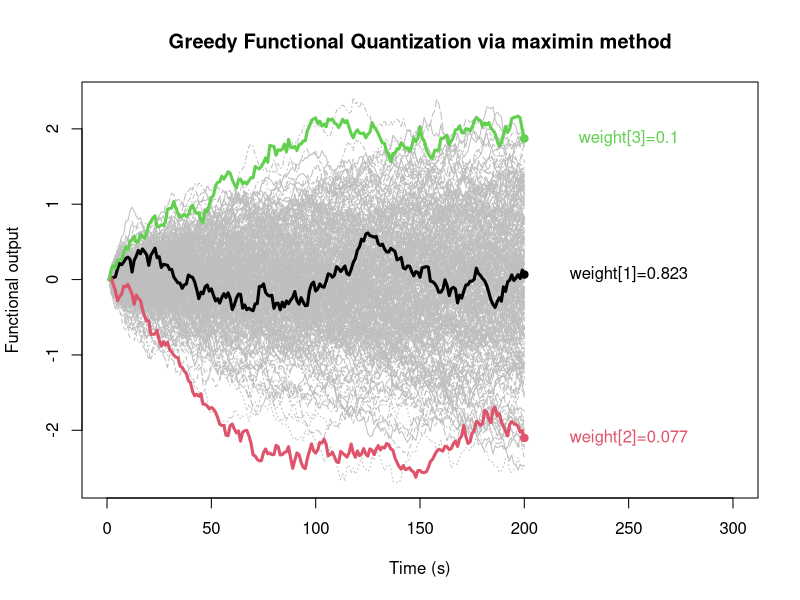
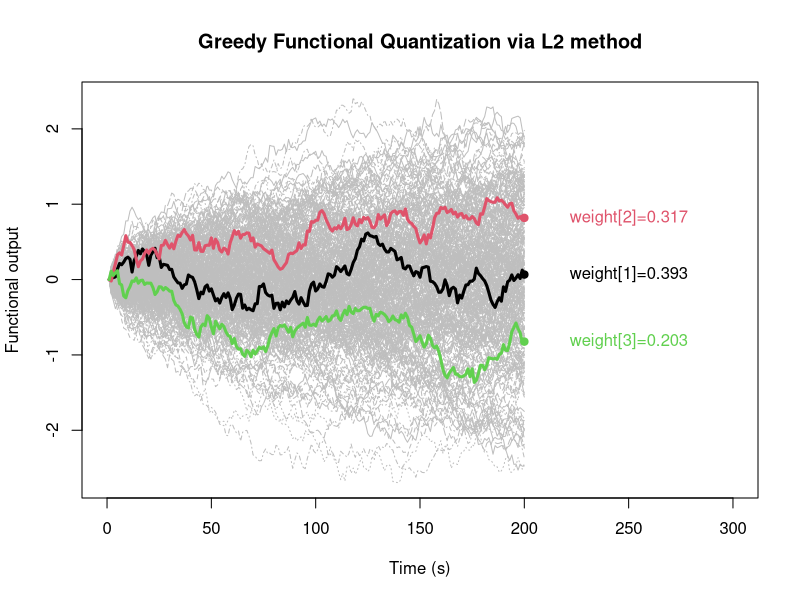

Write R code to recreate these figures, in order.
## ---- chunk 1
knitr::opts_chunk$set(echo = TRUE)
## ---- chunk 2
GFQ <- function(data,mKL,size,method,deepstart=TRUE)
{
  support <- FPCA(data,mKL,scale=TRUE)$Coeff
  if(method == 'L2')
  {
    DESIGN <- NULL
    DESIGN <- as.vector(which.min(apply(((support - colMeans(support))^2),1,sum)))
    n <- dim(support)[1]
    for(j in 2:n)
    {
      e2 <- rep(NA,n)
      for(i in 1:n)
      {
        Distance <- as.matrix(dist(rbind(support,support[c(DESIGN,i),])))
        if(j==1) e2[i] <- min((Distance[1:n,(n+1)])[-i])
        else e2[i] <- sum(apply(Distance[1:n,(n+1):(n+(j))],1,min))
      }
      DESIGN <- c(DESIGN,which.min(e2))
      if(j > size) break
    }
  }
  
  if(method=='maximin')
  {
    if(deepstart==FALSE) res <- sample(seq(1,dim(data)[1]),1)
    else res <- as.vector(which.min(apply(((support - colMeans(support))^2),1,sum)))
    
    x <- support[res,]
    dim <- dim(as.matrix(x))[1]
    n <- size+1
    N <- dim(support)[1]
    support <- cbind(1:N,support)
    dist <- matrix(NA*1:(2*N),ncol=2)
    dist[,1] = c(1:N)
    p <- x
    for(j in 1:(size-1))
    {
      for(i in 1:N)
      {
        Distance <- as.matrix(dist(rbind(p,support[i,c(2:(dim+1))])))
        diag(Distance) <- 1.0E30
        min1 <- apply(Distance,2,min)
        dist[i,2] <- min(min1)
      }
      ind <- dist[order(dist[,2],decreasing=TRUE),1][1]
      p <- rbind(p,support[ind,c(2:(dim+1))])
      res <- c(res,ind)
    }
    DESIGN <- res
  }
  
  ccenters <- data[DESIGN,]
  pairs <- data
  distances <- outer(
    1:nrow(pairs),
    1:nrow(ccenters),
    Vectorize( function(m,l) {
      sum( (pairs[m,] - ccenters[l,])^2 )
    } )
  )
  clusters <- apply(distances,1,which.min)
  weight <- as.vector(as.matrix(NA,1,size))
  for(q in 1:size) weight[q] <- length(which(clusters==q))/dim(data)[1]
  return(list(data=data,quantizer=data[DESIGN,],weights=weight,index=DESIGN))
}
FPCA <- function(data,ncomp,scale=FALSE)
{
  dataa <- data
  MEAN <- apply(data,2,mean)
  if(scale== TRUE){ data <- scale((data),center=TRUE,scale=FALSE)}
  else {data <- (data)}
  n <- nrow(data )
  M <- ncol(data )
  
  COVARIANCE <- t(data ) %*% (data )/n
  
  ei=eigen(COVARIANCE, symmetric = TRUE)
  q <- ncomp
  EIGENVECTORS <- matrix(ei$vectors[, 1:q],ncol=q)
  EIGENVALUES <- ei$values[1:q]
  VAR <- sum(ei$values[1:q])/sum(ei$values)
  COMPONENT1 <- data %*% EIGENVECTORS
  donnee <- matrix(0,ncol=M ,nrow=n)
  for(i in 1:n)
  {
    test <- matrix(0,ncol=q,nrow=M)
    for(j in 1:q)
    {
      test[,j] <- COMPONENT1[i,j] * (EIGENVECTORS[,j]  )
    }
    donnee[i,] <- apply(test,1,sum) + MEAN
  }
  
  
  return(list(Data = (dataa), Appro = donnee, eigenvectors = EIGENVECTORS, 
              Coeff = COMPONENT1, eigenvalues = EIGENVALUES,var=VAR,
              vartot=ei$values,center = MEAN,t=ei$values))
}
BM <- function(N=1000,M=1,x0=0,t0=0,T=1,Dt=NULL)
{
  Dt <- (T - t0)/N
  t <- seq(t0, T, by=Dt)
  res <- data.frame(sapply(1:M,function(i) c(0,cumsum(rnorm(N,mean  =0,sd=sqrt(Dt))))))
  names(res) <- paste("X",1:M,sep="")
  X <- ts(res, start = t0, deltat = Dt)
  return(X)
}
## ---- chunk 3
data <- t(BM(N = 200 - 1, M = 300))
size <- 3
mKL <- 2
quant <- GFQ(data,mKL,size,method="maximin",deepstart=TRUE)
## ---- chunk 4
matplot(t(quant$data),type='l',col='grey',xlim=c(0,300),
        xlab="Time (s)",ylab="Functional output",main="Greedy Functional Quantization via maximin method")
for(i in 1:size) lines(quant$quantizer[i,],col=i,lwd=3)
for(i in 1:size)  points(200,quant$quantizer[i,200],pch=19,col=i)
for(i in 1:size)  text(250,quant$quantizer[i,200],labels=paste("weight[",i,"]=",round(quant$weights[i],3),sep=""),col=i)
## ---- chunk 5
quant <- GFQ(data,mKL,size,method="L2",deepstart=TRUE)
## ---- chunk 6
matplot(t(quant$data),type='l',col='grey',xlim=c(0,300),
        xlab="Time (s)",ylab="Functional output",main="Greedy Functional Quantization via L2 method")
for(i in 1:size) lines(quant$quantizer[i,],col=i,lwd=3)
for(i in 1:size)  points(200,quant$quantizer[i,200],pch=19,col=i)
for(i in 1:size)  text(250,quant$quantizer[i,200],labels=paste("weight[",i,"]=",round(quant$weights[i],3),sep=""),col=i)
